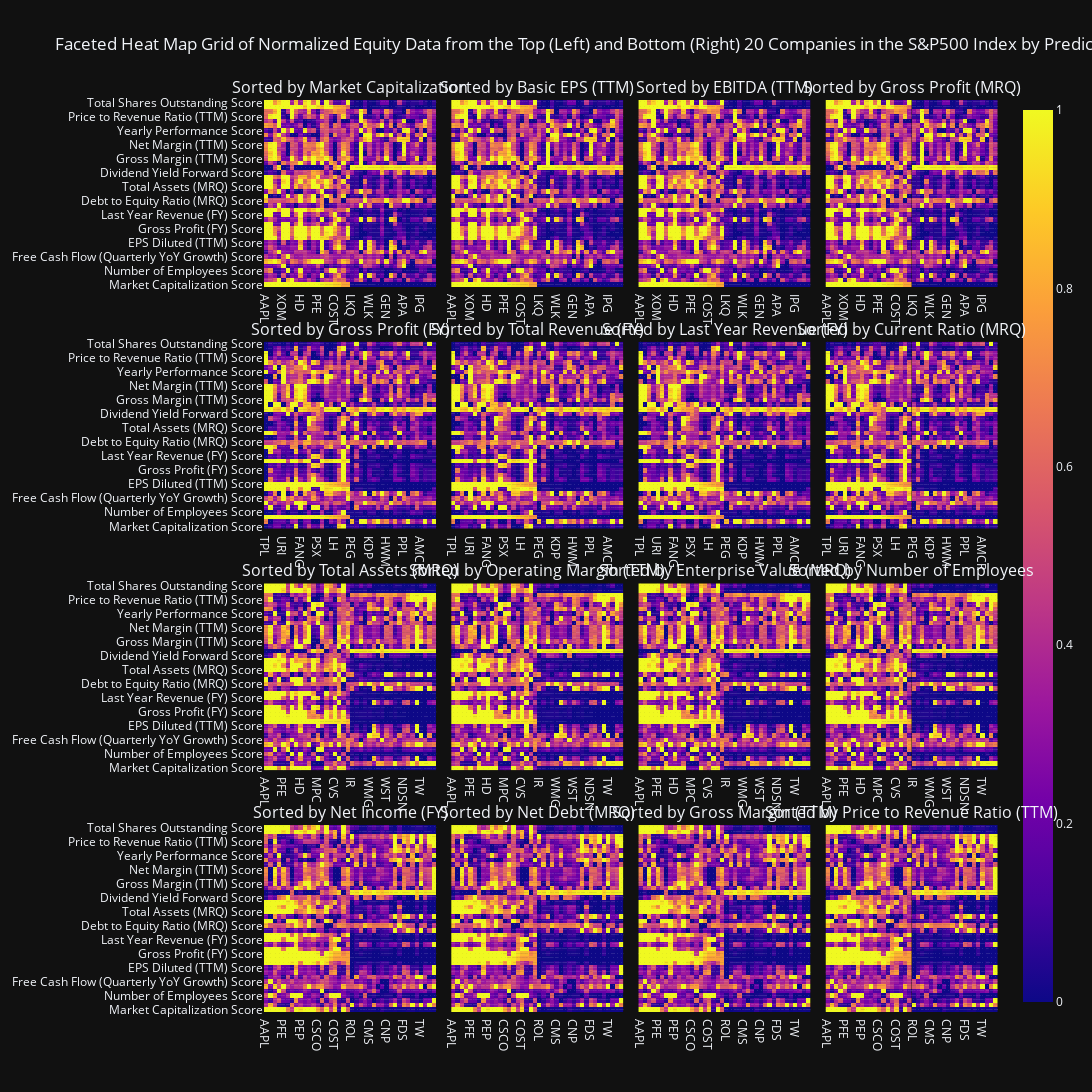

Notebook code for this chart:
### Code cell
def subplot_generator(predictors, height_reduction_factor = 8, width_multiplier = 1, horizontal_spacing= 0.02, vertical_spacing = 0.005, cols=4):
    rows = int(len(predictors) / cols)
    fig = make_subplots(
        rows=rows,
        cols=cols,
        shared_yaxes=True,
        subplot_titles = ['Sorted by ' + predictor for predictor in predictors],
        horizontal_spacing=horizontal_spacing,
        vertical_spacing=vertical_spacing,
        #row_titles=['Sorted by ' + predictor for predictor in predictors]
        )

    row, col = 1, 1
    
    def pair_construction(row: int, col: int) -> None:
        fig.add_trace(
        trace=viz.heatmap_plot(
        df=mega_df,
        plot_last_companies=False,
        sort_by=predictor).data[0],
        row = row,
        col = col
    )
        fig.add_trace(
        trace=viz.heatmap_plot(
        df=mega_df,
        plot_last_companies=True,
        sort_by=predictor).data[0],
        row = row,
        col = col
    )
    
    num_cols = 4    
    for predictor, row in zip(predictors, range(1, int((len(predictors) / num_cols) + 1))):
        for col in range(1, num_cols + 1):
            pair_construction(row, col)

    height_multiplier = len(predictors) - height_reduction_factor
    fig.update_layout(
        title_text=f'Faceted Heat Map Grid of Normalized Equity Data from the Top (Left) and Bottom (Right) 20 Companies in the S&P500 Index by Predictor (1 = Best, 0 = Worst)',
        template='plotly_dark',
        width=1500*width_multiplier,
        height=1500*height_multiplier)
    
    return fig

display(subplot_generator(predictors, 15, 1, vertical_spacing=0.06).show(config=config))
    
#large_fig_2 = subplot_generator(predictors[1], 4, vertical_spacing=0.009)
